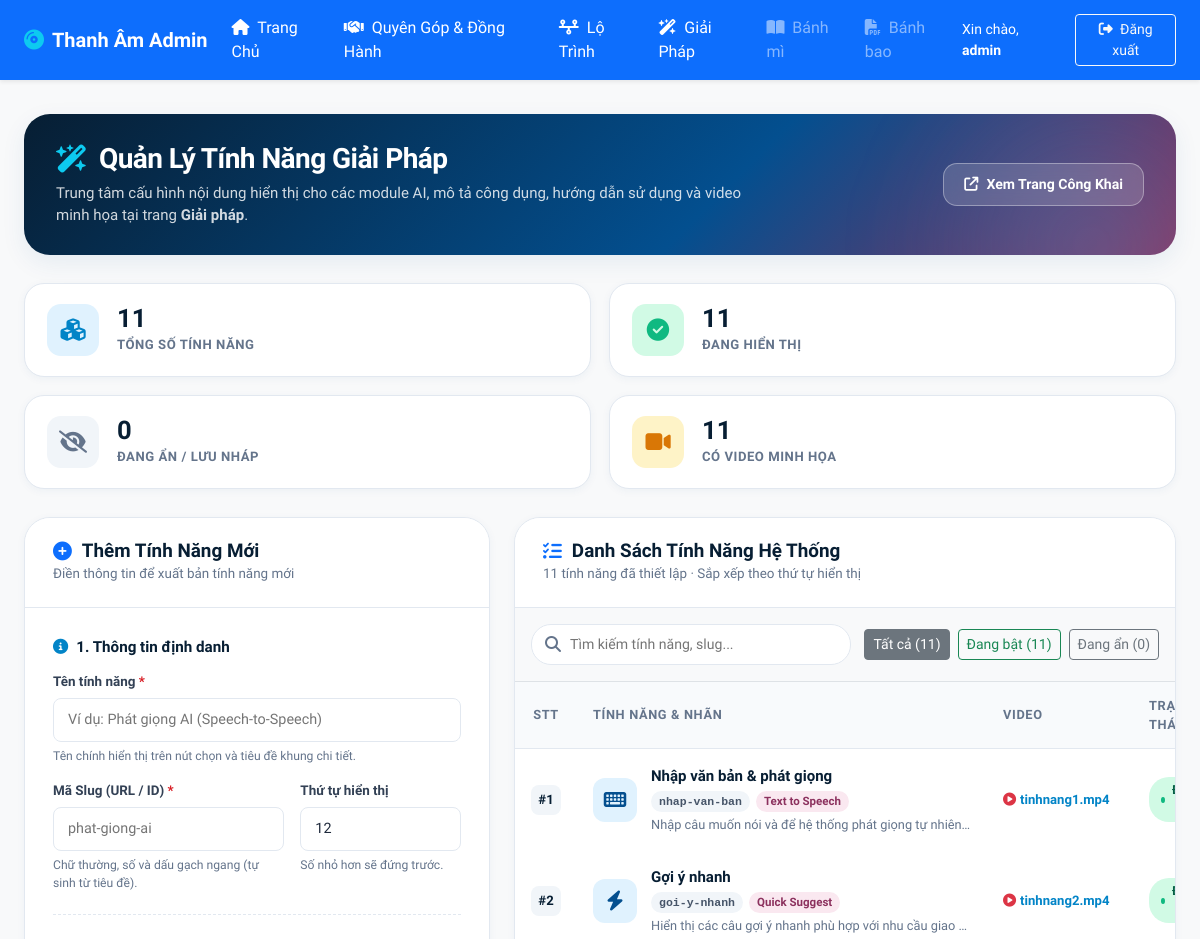
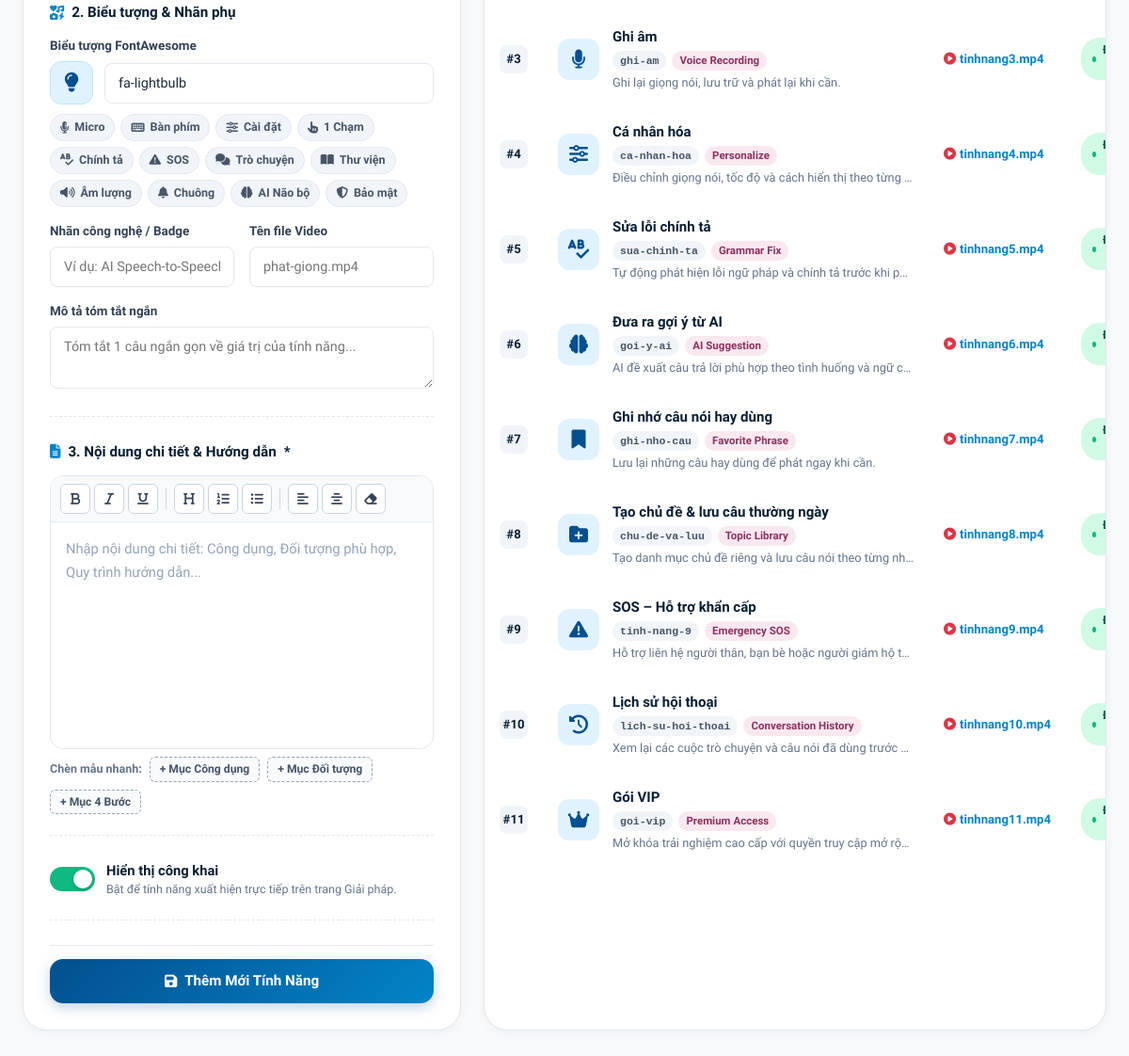
The app's page /admin/giai_phap_admin.php (signed in) with its own data (2 pictures, top to bottom).
### tables this page shows
CREATE TABLE IF NOT EXISTS `giai_phap_tinh_nang` (
  `id` int(11) NOT NULL AUTO_INCREMENT,
  `slug` varchar(150) NOT NULL,
  `tieu_de` varchar(255) NOT NULL,
  `bieu_tuong` varchar(100) DEFAULT 'fa-lightbulb',
  `nhan` varchar(100) DEFAULT NULL,
  `tom_tat` text DEFAULT NULL,
  `noi_dung` mediumtext NOT NULL,
  `video` varchar(255) DEFAULT NULL,
  `trang_thai` tinyint(1) NOT NULL DEFAULT 1,
  `thu_tu` int(11) NOT NULL DEFAULT 0,
  `ngay_tao` timestamp NOT NULL DEFAULT current_timestamp(),
  `ngay_cap_nhat` timestamp NOT NULL DEFAULT current_timestamp() ON UPDATE current_timestamp(),
  PRIMARY KEY (`id`),
  UNIQUE KEY `uk_giai_phap_slug` (`slug`),
  KEY `idx_giai_phap_thu_tu` (`thu_tu`)
);

### admin/giai_phap_admin.php (the view, shortened to what the rows shown need)
<?php
require_once '../connect.php';
try {
    $pdo->exec("
        CREATE TABLE IF NOT EXISTS `giai_phap_tinh_nang` (
            `id` int(11) NOT NULL AUTO_INCREMENT,
            `slug` varchar(100) NOT NULL UNIQUE,
            `tieu_de` varchar(255) NOT NULL,
            `bieu_tuong` varchar(100) DEFAULT 'fa-lightbulb',
            `nhan` varchar(100) DEFAULT NULL,
            `tom_tat` text DEFAULT NULL,
            `noi_dung` longtext DEFAULT NULL,
            `video` varchar(255) DEFAULT NULL,
            `trang_thai` tinyint(1) DEFAULT 1,
            `thu_tu` int(11) DEFAULT 0,
            `ngay_tao` timestamp NOT NULL DEFAULT CURRENT_TIMESTAMP,
            PRIMARY KEY (`id`)
        ) ENGINE=InnoDB DEFAULT CHARSET=utf8mb4 COLLATE=utf8mb4_unicode_ci;
    ");
} catch (Throwable $e) {
}
$edit_feature = null;
$features = $pdo->query('SELECT * FROM giai_phap_tinh_nang ORDER BY thu_tu ASC, id ASC')->fetchAll(PDO::FETCH_ASSOC);
require_once 'header_admin.php';
?>
<div class="gp-adm-container">
    <div class="gp-adm-header d-flex justify-content-between align-items-center flex-wrap gap-3">
        <div>
            <h1 class="gp-adm-header-title">
                <i class="fa-solid fa-wand-magic-sparkles text-info"></i> Quản Lý Tính Năng Giải Pháp
            </h1>
        </div>
    </div>
    <div class="row g-4">
        <div class="col-xl-5">
            <div class="gp-card" id="form-card">
                <div class="gp-card-header">
                    <div>
                        <h2 class="gp-card-header-title">
                            <i class="fa-solid <?= $edit_feature ? 'fa-pen-to-square text-warning' : 'fa-circle-plus text-primary' ?>"></i>
                            <?= $edit_feature ? 'Chỉnh Sửa Tính Năng' : 'Thêm Tính Năng Mới' ?>
                        </h2>
                    </div>
                </div>
            </div>
        </div>
        <div class="col-xl-7">
            <div class="gp-card">
                <div class="gp-card-header">
                    <div>
                        <h2 class="gp-card-header-title">
                            <i class="fa-solid fa-list-check text-primary"></i> Danh Sách Tính Năng Hệ Thống
                        </h2>
                    </div>
                </div>
                <div class="gp-card-body p-0">
                    <div class="table-responsive">
                        <table class="gp-table" id="featuresTable">
                            <thead>
                                <tr>
                                    <th style="width: 60px;" class="text-center">STT</th>
                                    <th>Tính năng &amp; Nhãn</th>
                                    <th>Video</th>
                                    <th>Trạng thái</th>
                                </tr>
                            </thead>
                            <tbody>
                                <?php if (!empty($features)): ?>
                                <?php foreach ($features as $f): ?>
                                <tr data-status="<?= (int)$f['trang_thai'] === 1 ? 'active' : 'hidden' ?>"
                                    data-search="<?= htmlspecialchars(strtolower($f['tieu_de'] . ' ' . $f['slug'] . ' ' . ($f['nhan'] ?? ''))) ?>">
                                    <td class="text-center">
                                        <span class="gp-order-badge">#<?= (int)$f['thu_tu'] ?></span>
                                    </td>
                                    <td>
                                        <div class="gp-feat-cell">
                                            <div class="gp-feat-icon-avatar">
                                                <i class="fa-solid <?= htmlspecialchars($f['bieu_tuong'] ?: 'fa-lightbulb') ?>"></i>
                                            </div>
                                            <div>
                                                <div class="gp-feat-title"><?= htmlspecialchars($f['tieu_de']) ?></div>
                                                <div class="gp-feat-subtags">
                                                    <span class="gp-pill-badge slug"><?= htmlspecialchars($f['slug']) ?></span>
                                                    <?php if (!empty($f['nhan'])): ?>
                                                    <span class="gp-pill-badge label"><?= htmlspecialchars($f['nhan']) ?></span>
                                                    <?php endif; ?>
                                                </div>
                                                <?php if (!empty($f['tom_tat'])): ?>
                                                <div style="font-size: 0.8rem; color: #64748b; margin-top: 3px; max-width: 320px; white-space: nowrap; overflow: hidden; text-overflow: ellipsis;">
                                                    <?= htmlspecialchars($f['tom_tat']) ?>
                                                </div>
                                                <?php endif; ?>
                                            </div>
                                        </div>
                                    </td>
                                    <td>
                                        <?php if (!empty($f['video'])): ?>
                                        <span style="font-size: 0.82rem; font-weight: 600; color: #0284c7; display: inline-flex; align-items: center; gap: 4px;">
                                            <i class="fa-solid fa-circle-play text-danger"></i> <?= htmlspecialchars($f['video']) ?>
                                        </span>
                                        <?php else: ?>
                                        <span style="font-size: 0.8rem; color: #94a3b8;">Chưa có</span>
                                        <?php endif; ?>
                                    </td>
                                    <td>
                                        <form method="post" style="display: inline;">
                                            <button type="submit" style="background: none; border: none; padding: 0; cursor: pointer;" title="Bấm để bật/tắt">
                                                <?php if ((int)$f['trang_thai'] === 1): ?>
                                                <span class="gp-status-pill active"><span class="dot"></span> Đang bật</span>
                                                <?php else: ?>
                                                <span class="gp-status-pill hidden"><span class="dot"></span> Đang ẩn</span>
                                                <?php endif; ?>
                                            </button>
                                        </form>
                                    </td>
                                </tr>
                                <?php endforeach; ?>
                                <?php endif; ?>
                            </tbody>
                        </table>
                    </div>
                </div>
            </div>
        </div>
    </div>
</div>
</body>
</html>

### records on screen
giai_phap_tinh_nang: thu_tu "1", tieu_de "Nhập văn bản & phát giọng", slug "nhap-van-ban", nhan "Text to Speech", tom_tat "Nhập câu muốn nói và để hệ thống phát giọng tự nhiên…", video "tinhnang1.mp4", trang_thai 1 (drawn)
giai_phap_tinh_nang: thu_tu "2", tieu_de "Gợi ý nhanh", slug "goi-y-nhanh", nhan "Quick Suggest", tom_tat "Hiển thị các câu gợi ý nhanh phù hợp với nhu cầu giao…", video "tinhnang2.mp4", trang_thai 1 (drawn)
giai_phap_tinh_nang: thu_tu "3", tieu_de "Ghi âm", slug "ghi-am", nhan "Voice Recording", tom_tat "Ghi lại giọng nói, lưu trữ và phát lại khi cần.", video "tinhnang3.mp4", trang_thai 1 (drawn)
giai_phap_tinh_nang: thu_tu "4", tieu_de "Cá nhân hóa", slug "ca-nhan-hoa", nhan "Personalize", tom_tat "Điều chỉnh giọng nói, tốc độ và cách hiển thị theo từng…", video "tinhnang4.mp4", trang_thai 1 (drawn)
giai_phap_tinh_nang: thu_tu "5", tieu_de "Sửa lỗi chính tả", slug "sua-chinh-ta", nhan "Grammar Fix", tom_tat "Tự động phát hiện lỗi ngữ pháp và chính tả trước khi p…", video "tinhnang5.mp4", trang_thai 1 (drawn)
giai_phap_tinh_nang: thu_tu "6", tieu_de "Đưa ra gợi ý từ AI", slug "goi-y-ai", nhan "AI Suggestion", tom_tat "AI đề xuất câu trả lời phù hợp theo tình huống và ngữ c…", video "tinhnang6.mp4", trang_thai 1 (drawn)
giai_phap_tinh_nang: thu_tu "7", tieu_de "Ghi nhớ câu nói hay dùng", slug "ghi-nho-cau", nhan "Favorite Phrase", tom_tat "Lưu lại những câu hay dùng để phát ngay khi cần.", video "tinhnang7.mp4", trang_thai 1 (drawn)
giai_phap_tinh_nang: thu_tu "8", tieu_de "Tạo chủ đề & lưu câu thường ngày", slug "chu-de-va-luu", nhan "Topic Library", tom_tat "Tạo danh mục chủ đề riêng và lưu câu nói theo từng nh…", video "tinhnang8.mp4", trang_thai 1 (drawn)
giai_phap_tinh_nang: thu_tu "9", tieu_de "SOS – Hỗ trợ khẩn cấp", slug "tinh-nang-9", nhan "Emergency SOS", tom_tat "Hỗ trợ liên hệ người thân, bạn bè hoặc người giám hộ t…", video "tinhnang9.mp4", trang_thai 1 (drawn)
giai_phap_tinh_nang: thu_tu "10", tieu_de "Lịch sử hội thoại", slug "lich-su-hoi-thoai", nhan "Conversation History", tom_tat "Xem lại các cuộc trò chuyện và câu nói đã dùng trước…", video "tinhnang10.mp4", trang_thai 1 (drawn)
giai_phap_tinh_nang: thu_tu "11", tieu_de "Gói VIP", slug "goi-vip", nhan "Premium Access", tom_tat "Mở khóa trải nghiệm cao cấp với quyền truy cập mở rộ…", video "tinhnang11.mp4", trang_thai 1 (drawn)

### other values on screen
$_SESSION['admin_username'] "admin"
$totalCount "11"
$activeCount "11"
$hiddenCount "0"
$videoCount "11"
count($features) "11"
